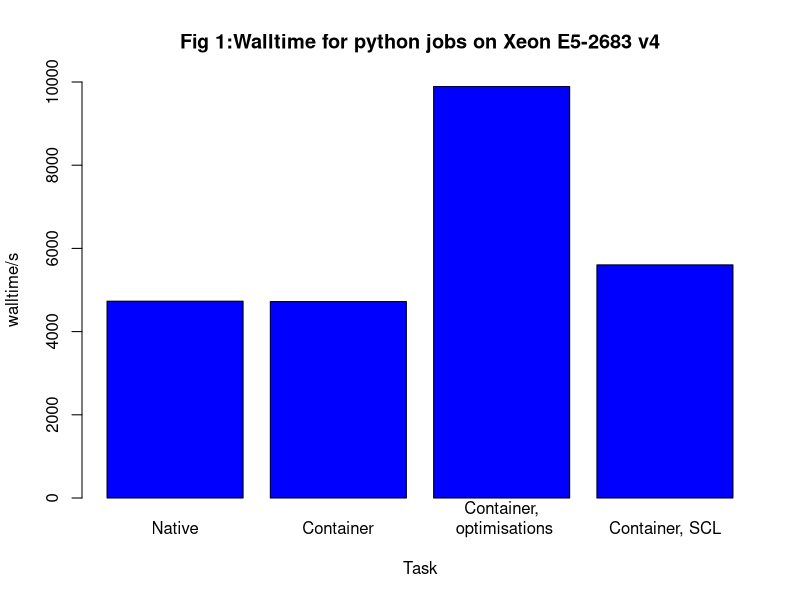

Generate this figure with R:
H <-c(4731,4723,9892,5604)
N <- c("Native", "Container", "Container,\n optimisations", "Container, SCL")


png(file = "nxv.png")

barplot(H, names.arg= N, xlab = "Task", ylim=c(0,10000), ylab = "walltime/s", col="blue", main = "Fig 1:Walltime for python jobs on Xeon E5-2683 v4", border="black")

dev.off()
